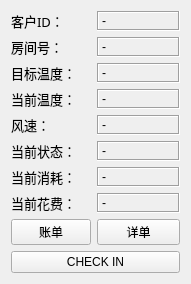
  <widget class="QWidget" name="verticalLayoutWidget">
   <property name="geometry">
    <rect>
     <x>410</x>
     <y>70</y>
     <width>191</width>
     <height>232</height>
    </rect>
   </property>
   <layout class="QVBoxLayout" name="room1">
    <item>
     <layout class="QFormLayout" name="Room1">
      <property name="fieldGrowthPolicy">
       <enum>QFormLayout::AllNonFixedFieldsGrow</enum>
      </property>
      <property name="rowWrapPolicy">
       <enum>QFormLayout::DontWrapRows</enum>
      </property>
      <item row="0" column="0">
       <widget class="QLabel" name="ID1">
        <property name="font">
         <font>
          <family>Adobe Arabic</family>
          <pointsize>10</pointsize>
         </font>
        </property>
        <property name="text">
         <string>客户ID：</string>
        </property>
       </widget>
      </item>
      <item row="0" column="1">
       <widget class="QLabel" name="IDt1">
        <property name="contextMenuPolicy">
         <enum>Qt::CustomContextMenu</enum>
        </property>
        <property name="frameShape">
         <enum>QFrame::Box</enum>
        </property>
        <property name="frameShadow">
         <enum>QFrame::Sunken</enum>
        </property>
        <property name="text">
         <string>-</string>
        </property>
       </widget>
      </item>
      <item row="1" column="0">
       <widget class="QLabel" name="roomnum1">
        <property name="font">
         <font>
          <family>Adobe Arabic</family>
          <pointsize>10</pointsize>
         </font>
        </property>
        <property name="text">
         <string>房间号：</string>
        </property>
       </widget>
      </item>
      <item row="1" column="1">
       <widget class="QLabel" name="roomnumt1">
        <property name="contextMenuPolicy">
         <enum>Qt::CustomContextMenu</enum>
        </property>
        <property name="frameShape">
         <enum>QFrame::Box</enum>
        </property>
        <property name="frameShadow">
         <enum>QFrame::Sunken</enum>
        </property>
        <property name="text">
         <string>-</string>
        </property>
       </widget>
      </item>
      <item row="2" column="0">
       <widget class="QLabel" name="goal1">
        <property name="font">
         <font>
          <family>Adobe Arabic</family>
          <pointsize>10</pointsize>
         </font>
        </property>
        <property name="text">
         <string>目标温度：</string>
        </property>
       </widget>
      </item>
      <item row="2" column="1">
       <widget class="QLabel" name="goalt1">
        <property name="contextMenuPolicy">
         <enum>Qt::CustomContextMenu</enum>
        </property>
        <property name="frameShape">
         <enum>QFrame::Box</enum>
        </property>
        <property name="frameShadow">
         <enum>QFrame::Sunken</enum>
        </property>
        <property name="text">
         <string>-</string>
        </property>
       </widget>
      </item>
      <item row="3" column="0">
       <widget class="QLabel" name="curtem1">
        <property name="font">
         <font>
          <family>Adobe Arabic</family>
          <pointsize>10</pointsize>
         </font>
        </property>
        <property name="text">
         <string>当前温度：</string>
        </property>
       </widget>
      </item>
      <item row="3" column="1">
       <widget class="QLabel" name="curtemt1">
        <property name="contextMenuPolicy">
         <enum>Qt::CustomContextMenu</enum>
        </property>
        <property name="frameShape">
         <enum>QFrame::Box</enum>
        </property>
        <property name="frameShadow">
         <enum>QFrame::Sunken</enum>
        </property>
        <property name="text">
         <string>-</string>
        </property>
       </widget>
      </item>
      <item row="4" column="0">
       <widget class="QLabel" name="speed1">
        <property name="font">
         <font>
          <family>Adobe Arabic</family>
          <pointsize>10</pointsize>
         </font>
        </property>
        <property name="text">
         <string>风速：</string>
        </property>
       </widget>
      </item>
      <item row="4" column="1">
       <widget class="QLabel" name="speedt1">
        <property name="contextMenuPolicy">
         <enum>Qt::CustomContextMenu</enum>
        </property>
        <property name="frameShape">
         <enum>QFrame::Box</enum>
        </property>
        <property name="frameShadow">
         <enum>QFrame::Sunken</enum>
        </property>
        <property name="text">
         <string>-</string>
        </property>
       </widget>
      </item>
      <item row="5" column="0">
       <widget class="QLabel" name="curstate1">
        <property name="font">
         <font>
          <family>Adobe Arabic</family>
          <pointsize>10</pointsize>
         </font>
        </property>
        <property name="text">
         <string>当前状态：</string>
        </property>
       </widget>
      </item>
      <item row="5" column="1">
       <widget class="QLabel" name="curstatet1">
        <property name="contextMenuPolicy">
         <enum>Qt::CustomContextMenu</enum>
        </property>
        <property name="frameShape">
         <enum>QFrame::Box</enum>
        </property>
        <property name="frameShadow">
         <enum>QFrame::Sunken</enum>
        </property>
        <property name="text">
         <string>-</string>
        </property>
       </widget>
      </item>
      <item row="6" column="0">
       <widget class="QLabel" name="consum1">
        <property name="font">
         <font>
          <family>Adobe Arabic</family>
          <pointsize>10</pointsize>
         </font>
        </property>
        <property name="text">
         <string>当前消耗：</string>
        </property>
       </widget>
      </item>
      <item row="6" column="1">
       <widget class="QLabel" name="consumt1">
        <property name="contextMenuPolicy">
         <enum>Qt::CustomContextMenu</enum>
        </property>
        <property name="frameShape">
         <enum>QFrame::Box</enum>
        </property>
        <property name="frameShadow">
         <enum>QFrame::Sunken</enum>
        </property>
        <property name="text">
         <string>-</string>
        </property>
       </widget>
      </item>
      <item row="7" column="0">
       <widget class="QLabel" name="pay1">
        <property name="font">
         <font>
          <family>Adobe Arabic</family>
          <pointsize>10</pointsize>
         </font>
        </property>
        <property name="text">
         <string>当前花费：</string>
        </property>
       </widget>
      </item>
      <item row="7" column="1">
       <widget class="QLabel" name="payt1">
        <property name="contextMenuPolicy">
         <enum>Qt::CustomContextMenu</enum>
        </property>
        <property name="frameShape">
         <enum>QFrame::Box</enum>
        </property>
        <property name="frameShadow">
         <enum>QFrame::Sunken</enum>
        </property>
        <property name="text">
         <string>-</string>
        </property>
       </widget>
      </item>
      <item row="8" column="0">
       <widget class="QPushButton" name="paylist1">
        <property name="text">
         <string>账单</string>
        </property>
       </widget>
      </item>
      <item row="8" column="1">
       <widget class="QPushButton" name="detail1">
        <property name="text">
         <string>详单</string>
        </property>
       </widget>
      </item>
     </layout>
    </item>
    <item>
     <widget class="QPushButton" name="check1">
      <property name="text">
       <string>CHECK IN</string>
      </property>
     </widget>
    </item>
   </layout>
  </widget>
